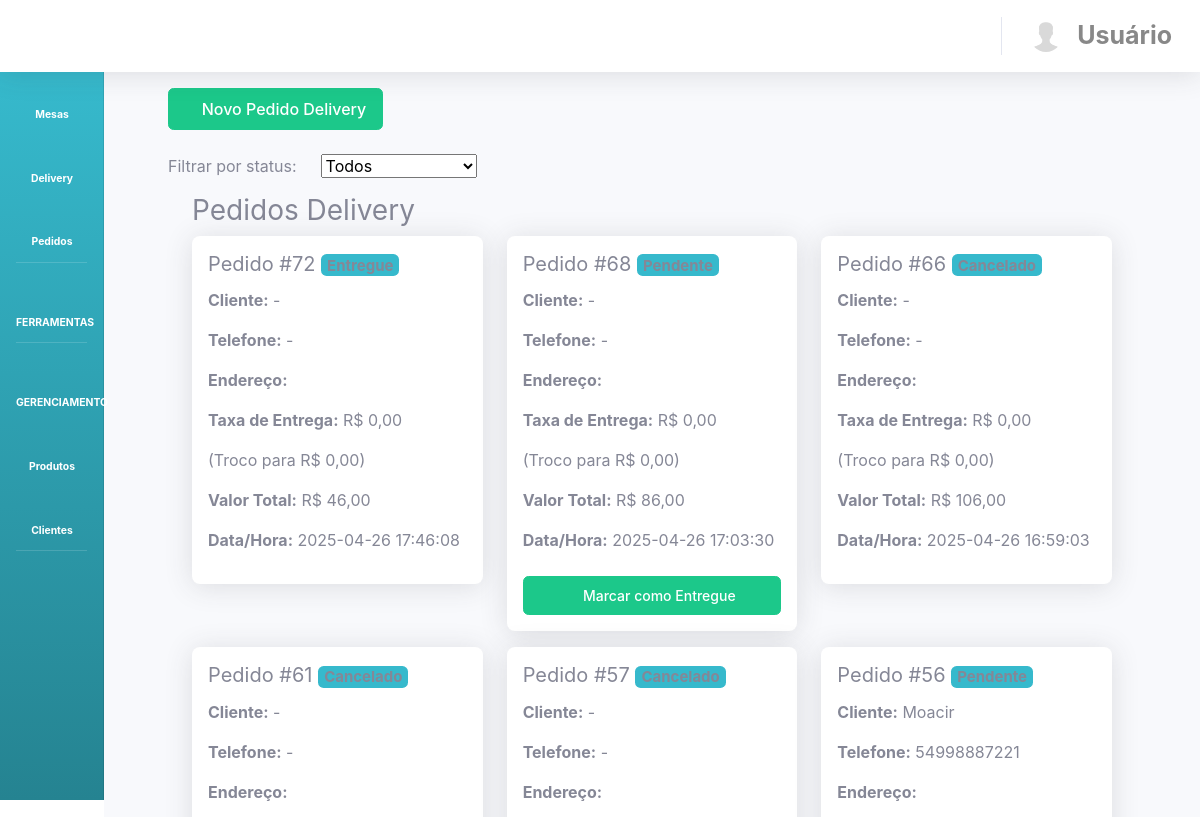
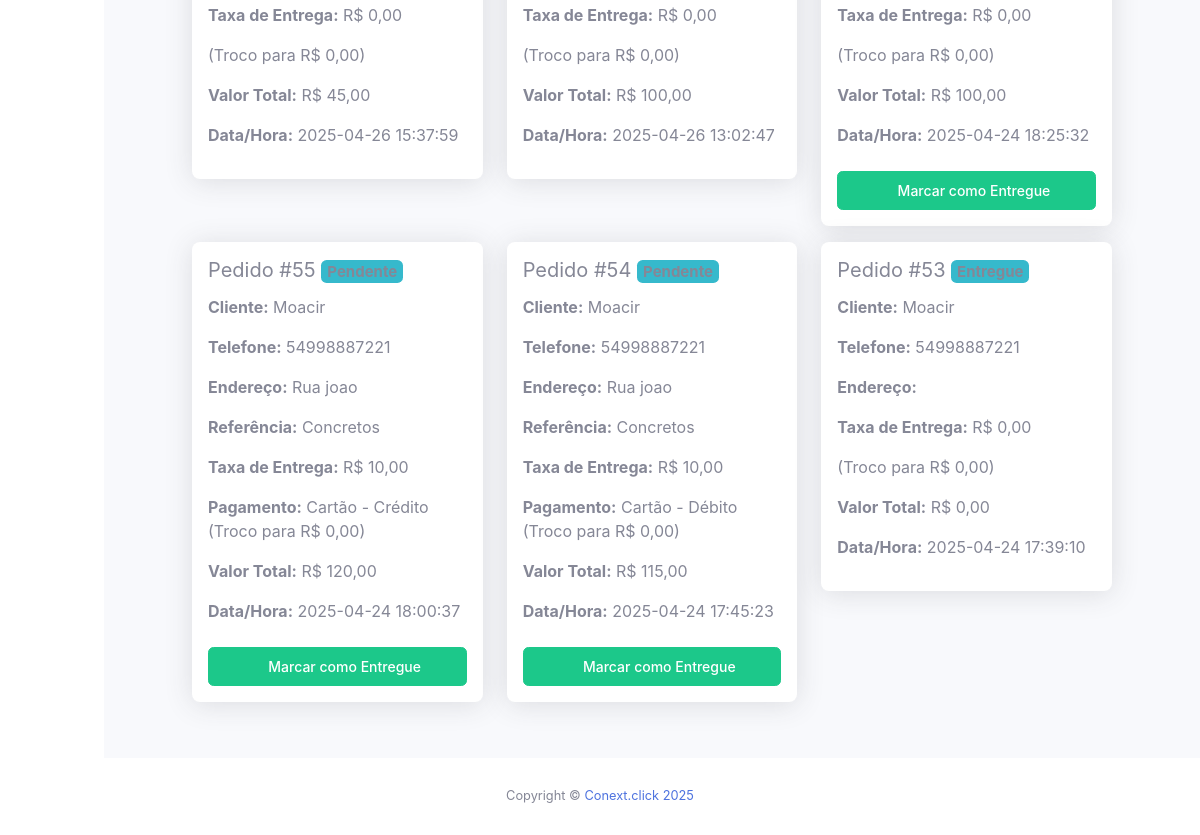
Before: /?view=delivery (signed in) with the older database file (2 pictures, top to bottom).
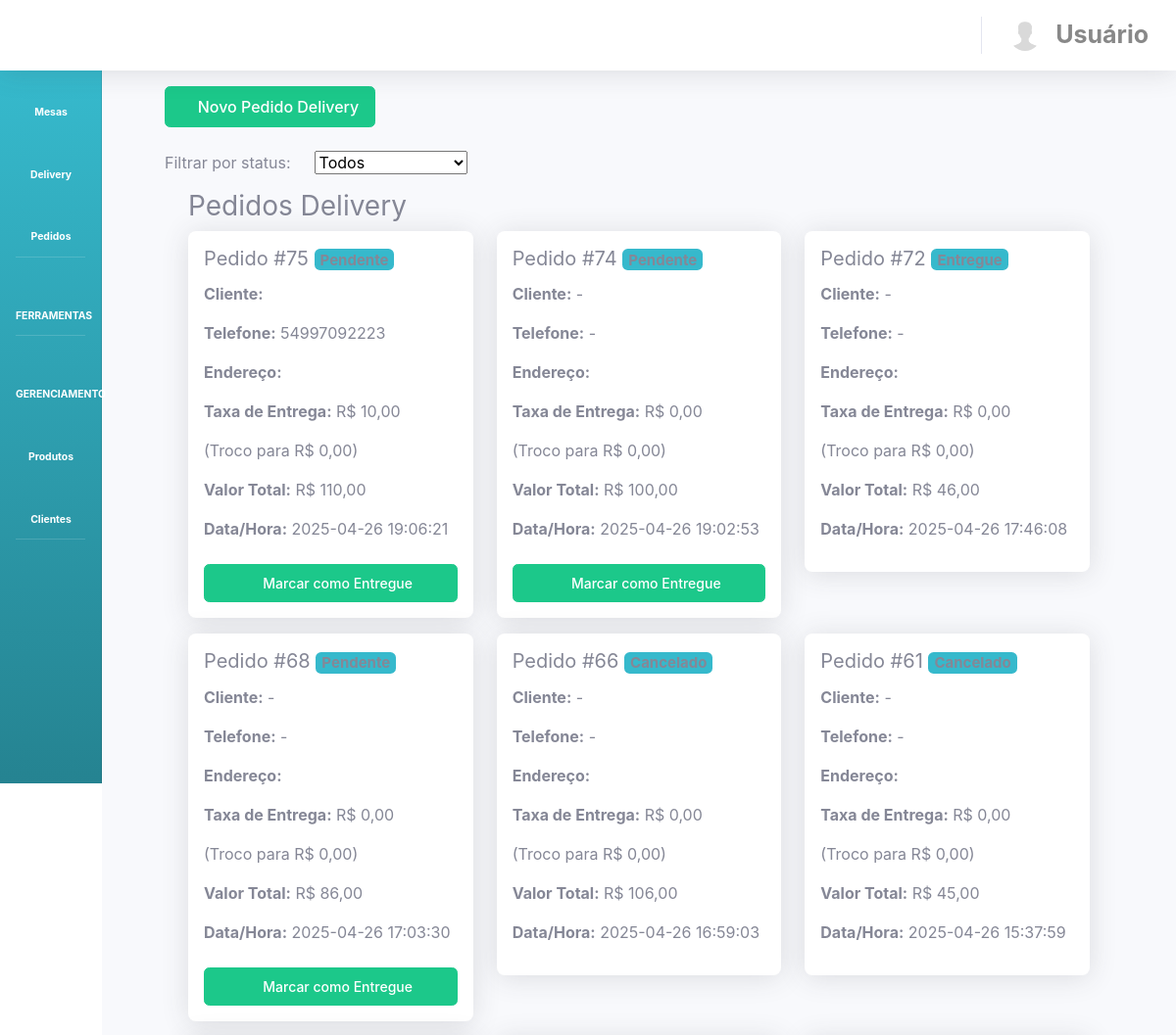
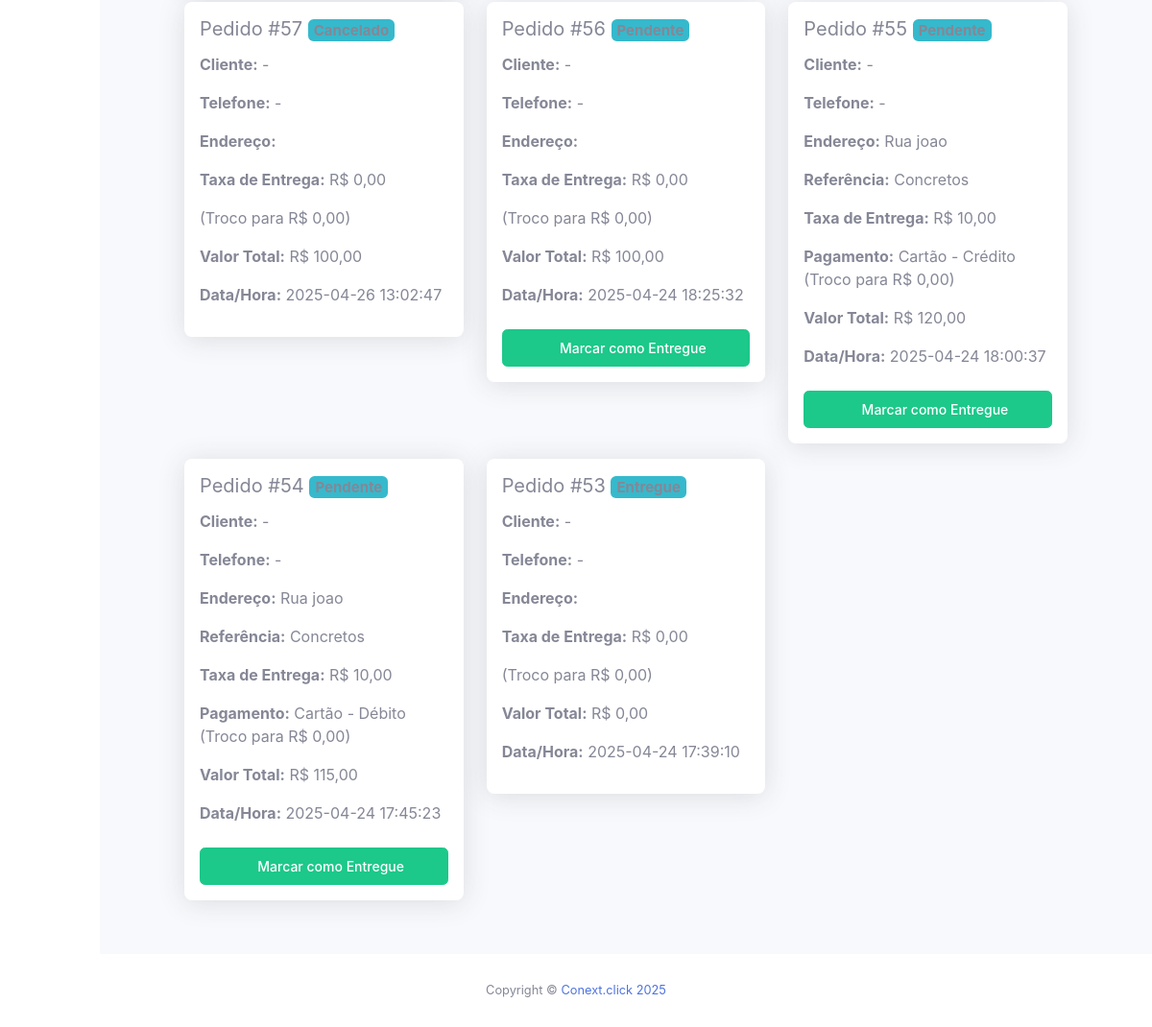
After: the same page with the newer database file (2 pictures, top to bottom).
### tables this page shows
CREATE TABLE `pedido` (
  `idpedido` int NOT NULL,
  `idmesa` int DEFAULT NULL,
  `cliente` varchar(255) DEFAULT NULL,
  `delivery` tinyint(1) DEFAULT '0',
  `endereco_entrega` text,
  `ponto_referencia` varchar(255) DEFAULT NULL,
  `telefone_cliente` varchar(20) DEFAULT NULL,
  `data` date NOT NULL,
  `hora_pedido` time NOT NULL,
  `hora_saida_entrega` time DEFAULT NULL,
  `hora_entrega` time DEFAULT NULL,
  `status` varchar(50) NOT NULL DEFAULT 'Pendente',
  `valor_total` decimal(10,2) DEFAULT '0.00',
  `taxa_entrega` decimal(10,2) DEFAULT '0.00',
  `forma_pagamento` varchar(50) DEFAULT NULL,
  `troco_para` decimal(10,2) DEFAULT NULL,
  `entregador_id` int DEFAULT NULL,
  `observacao` text,
  `usuario_id` int DEFAULT NULL,
  `tipo` varchar(20) DEFAULT 'mesa',
  `cliente_id` int DEFAULT NULL
);

CREATE TABLE `clientes` (
  `id` int NOT NULL,
  `nome` varchar(255) NOT NULL,
  `endereco` varchar(255) NOT NULL,
  `bairro` varchar(100) DEFAULT NULL,
  `cidade` varchar(100) DEFAULT NULL,
  `estado` varchar(50) DEFAULT NULL,
  `complemento` varchar(100) DEFAULT NULL,
  `cep` varchar(20) DEFAULT NULL,
  `ponto_referencia` varchar(100) DEFAULT NULL,
  `tel1` varchar(20) DEFAULT NULL,
  `tel2` varchar(20) DEFAULT NULL,
  `email` varchar(100) DEFAULT NULL,
  `cpf_cnpj` varchar(30) DEFAULT NULL,
  `rg` varchar(30) DEFAULT NULL,
  `condominio` varchar(100) DEFAULT NULL,
  `bloco` varchar(50) DEFAULT NULL,
  `apartamento` varchar(50) DEFAULT NULL,
  `local_entrega` varchar(100) DEFAULT NULL,
  `observacoes` varchar(255) DEFAULT NULL
);

### MVC/CLASSES/system.class.php (called while the page is built, shortened)
<?php
class System {
	public function __construct($view) {
		$this->config = Config::getInstance();
		$viewPath = ROOT_PATH . "/MVC/VIEWS/{$view}.php";
		try {
			include($viewPath);
			include(ROOT_PATH . "/MVC/COMMON/layout.php");
		} catch (Exception $e) {
			error_log("Erro ao carregar view: " . $e->getMessage());
			if (ob_get_level()) ob_end_clean();
			$_SESSION['msg'] = "<div class='alert alert-danger'>Erro ao carregar a página: " . htmlspecialchars($e->getMessage()) . "</div>";
			header("Location: " . $this->config->url('index.php?view=error'));
			exit;
		}
	}
}

### MVC/VIEWS/delivery.php (the view, shortened to what this page needs)
<?php
include_once(__DIR__ . '/../MODEL/conexao.php');
$status_options = ['Todos', 'Pendente', 'Em Preparo', 'Saiu para Entrega', 'Entregue', 'Cancelado'];
$selected_status = isset($_GET['status']) ? $_GET['status'] : 'Todos';
?>
<div class="container-fluid">
    <div class="row mb-4">
        <div class="col-12 text-end">
            <a href="?view=gerar_pedido_delivery" class="btn btn-success">
                <i class="fas fa-plus-circle"></i> Novo Pedido Delivery
            </a>
        </div>
    </div>
    <form method="get" action="" class="row g-2 align-items-center mb-3" onsubmit="this.action='?view=delivery&status='+document.getElementById('status').value;">
        <div class="col-auto">
            <label for="status" class="form-label mb-0">Filtrar por status:</label>
        </div>
        <div class="col-auto">
            <select name="status" id="status" class="form-select" onchange="this.form.submit()">
                <?php foreach ($status_options as $opt): ?>
                    <option value="<?php echo $opt; ?>" <?php if ($selected_status == $opt) echo 'selected'; ?>><?php echo $opt; ?></option>
                <?php endforeach; ?>
            </select>
        </div>
    </form>
    <div id="delivery-list">
        <?php
        $where = "(p.tipo = 'delivery' OR p.endereco_entrega IS NOT NULL)";
        $sql = "SELECT p.*, c.nome as cliente_nome, c.tel1 as cliente_tel, c.endereco as cliente_endereco, c.bairro as cliente_bairro, c.cidade as cliente_cidade, c.estado as cliente_estado
                FROM pedido p
                LEFT JOIN clientes c ON p.cliente_id = c.id
                WHERE $where
                ORDER BY p.data DESC, p.hora_pedido DESC";
        $result = mysqli_query($conn, $sql);
        if ($result && mysqli_num_rows($result) > 0) {
            echo '<div class="container-fluid mb-4"><h3>Pedidos Delivery</h3>';
            echo '<div class="row">';
            while ($pedido = mysqli_fetch_assoc($result)) {
                echo '<div class="col-md-6 col-lg-4 mb-3">';
                echo '<div class="card shadow">';
                echo '<div class="card-body">';
                echo '<h5 class="card-title">Pedido #'.$pedido['idpedido'].' <span class="badge bg-info">'.htmlspecialchars($pedido['status']).'</span></h5>';
                echo '<p><strong>Cliente:</strong> '.htmlspecialchars($pedido['cliente_nome'] ?? $pedido['nome_cliente'] ?? '-').'</p>';
                echo '<p><strong>Telefone:</strong> '.htmlspecialchars($pedido['cliente_tel'] ?? $pedido['telefone'] ?? '-').'</p>';
                echo '<p><strong>Endereço:</strong> '.htmlspecialchars($pedido['endereco_entrega'] ?? $pedido['cliente_endereco'] ?? '-');
                echo '</p>';
                if (!empty($pedido['ponto_referencia'])) echo '<p><strong>Referência:</strong> '.htmlspecialchars($pedido['ponto_referencia']).'</p>';
                if (!empty($pedido['taxa_entrega'])) echo '<p><strong>Taxa de Entrega:</strong> R$ '.number_format($pedido['taxa_entrega'],2,',','.').'</p>';
                if (!empty($pedido['forma_pagamento'])) echo '<p><strong>Pagamento:</strong> '.htmlspecialchars($pedido['forma_pagamento']);
                if (!empty($pedido['troco_para'])) echo ' (Troco para R$ '.number_format($pedido['troco_para'],2,',','.').')';
                echo '</p>';
                echo '<p><strong>Valor Total:</strong> R$ '.number_format($pedido['valor_total'],2,',','.').'</p>';
                echo '<p><strong>Data/Hora:</strong> '.htmlspecialchars($pedido['data']).' '.htmlspecialchars($pedido['hora_pedido']).'</p>';
                if ($pedido['status'] != 'Entregue' && $pedido['status'] != 'Finalizado' && $pedido['status'] != 'Cancelado') {
                    echo '<button class="btn btn-success btn-sm mt-2 w-100" onclick="marcarEntregue('.$pedido['idpedido'].')"><i class="fas fa-check"></i> Marcar como Entregue</button>';
                }
                echo '</div></div></div>';
            }
            echo '</div></div>';
        } else {
            echo '<div class="container-fluid mb-4"><h5>Nenhum pedido de delivery encontrado.</h5></div>';
        }
        ?>
    </div>
</div>

Changed rows visible on the page:
added pedido: idpedido "75", cliente.tel1 "54997092223", taxa_entrega "10,00", troco_para "0,00", valor_total "110,00", data "2025-04-26", hora_pedido "19:06:21"
added pedido: idpedido "74", cliente_nome "-", cliente_tel "-", taxa_entrega "0,00", troco_para "0,00", valor_total "100,00", data "2025-04-26", hora_pedido "19:02:53"
changed pedido id 56: cliente.nome "Moacir" → "-"; cliente.tel1 "54998887221" → "-"
changed pedido "Cartão - Crédito": cliente.nome "Moacir" → "-"; cliente.tel1 "54998887221" → "-"
changed pedido "Cartão - Débito": cliente.nome "Moacir" → "-"; cliente.tel1 "54998887221" → "-"
changed pedido id 53: cliente.nome "Moacir" → "-"; cliente.tel1 "54998887221" → "-"
